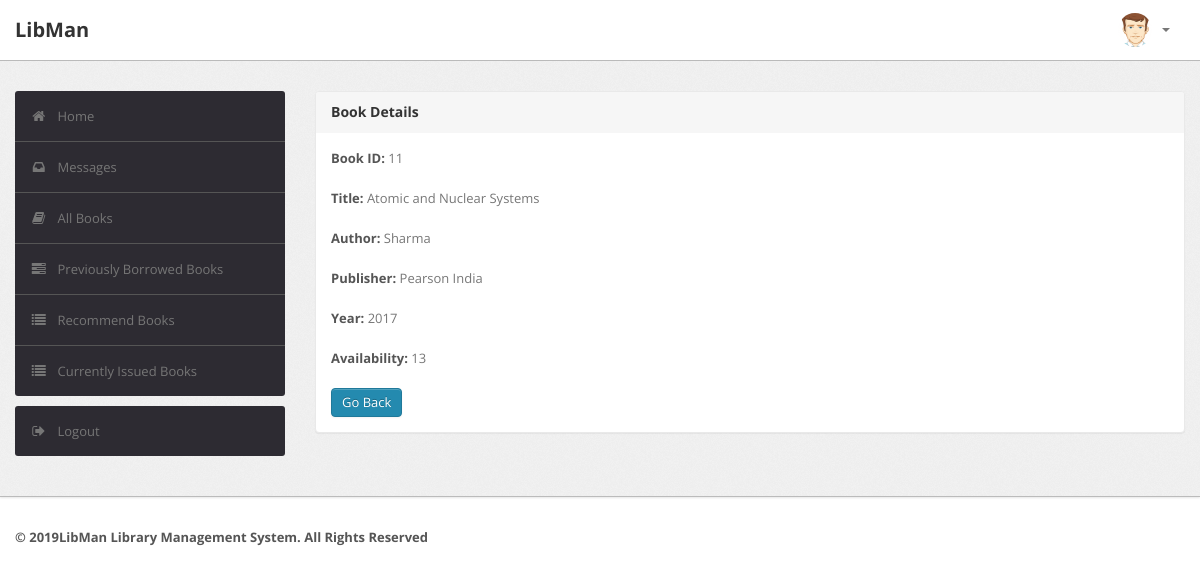
The page /student/bookdetails.php?id=11 (signed in) on the database as committed earlier.
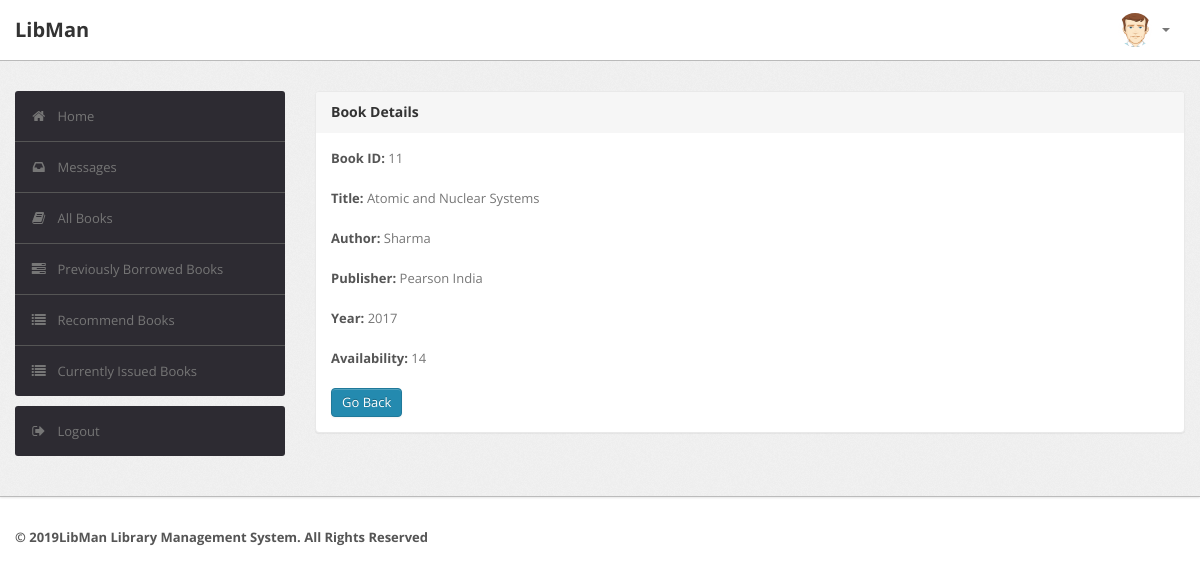
The same page on the database as committed later.
### tables this page shows
CREATE TABLE `book` (
  `BookId` int(10) NOT NULL,
  `Title` varchar(50) DEFAULT NULL,
  `Publisher` varchar(50) DEFAULT NULL,
  `Year` varchar(50) DEFAULT NULL,
  `Availability` int(5) DEFAULT NULL
);

### student/bookdetails.php (the view, shortened to what this page needs)
<?php
require('dbconn.php');
?>
<?php
if ($_SESSION['RollNo']) {
    ?>
<!DOCTYPE html>
<html lang="en">
    <head>
        <link type="text/css" href="bootstrap/css/bootstrap.min.css" rel="stylesheet">
        <link type="text/css" href="bootstrap/css/bootstrap-responsive.min.css" rel="stylesheet">
        <link type="text/css" href="css/theme.css" rel="stylesheet">
        <link type="text/css" href="images/icons/css/font-awesome.css" rel="stylesheet">
    </head>
    <body>
        <div class="navbar navbar-fixed-top">
            <div class="navbar-inner">
                <div class="container">
                        <a class="brand" href="index.php">LibMan </a>
                    <div class="nav-collapse collapse navbar-inverse-collapse">
                        <ul class="nav pull-right">
                            <li class="nav-user dropdown"><a href="#" class="dropdown-toggle" data-toggle="dropdown">
                                <img src="images/user.png" class="nav-avatar" />
                                <b class="caret"></b></a>
                            </li>
                        </ul>
                    </div>
                </div>
            </div>
        </div>
        <div class="wrapper">
            <div class="container">
                <div class="row">
                    <div class="span3">
                        <div class="sidebar">
                            <ul class="widget widget-menu unstyled">
                                <li class="active"><a href="index.php"><i class="menu-icon icon-home"></i>Home
                                </a></li>
                                 <li><a href="message.php"><i class="menu-icon icon-inbox"></i>Messages</a>
                                </li>
                                <li><a href="book.php"><i class="menu-icon icon-book"></i>All Books </a></li>
                                <li><a href="history.php"><i class="menu-icon icon-tasks"></i>Previously Borrowed Books </a></li>
                                <li><a href="recommendations.php"><i class="menu-icon icon-list"></i>Recommend Books </a></li>
                                <li><a href="current.php"><i class="menu-icon icon-list"></i>Currently Issued Books </a></li>
                            </ul>
                            <ul class="widget widget-menu unstyled">
                                <li><a href="logout.php"><i class="menu-icon icon-signout"></i>Logout </a></li>
                            </ul>
                        </div>
                    </div>
                    <div class="span9">
                        <div class="content">
                        <div class="module">
                            <div class="module-head">
                                <h3>Book Details</h3>
                            </div>
                            <div class="module-body">
                        <?php
                            $x=$_GET['id'];
                            $sql="select * from LMS.book where BookId='$x'";
                            $result=$conn->query($sql);
                            $row=$result->fetch_assoc();
                                $bookid=$row['BookId'];
                                $name=$row['Title'];
                                $publisher=$row['Publisher'];
                                $year=$row['Year'];
                                $avail=$row['Availability'];
                                echo "<b>Book ID:</b> ".$bookid."<br><br>";
                                echo "<b>Title:</b> ".$name."<br><br>";
                                $sql1="select * from LMS.author where BookId='$bookid'";
                                $result=$conn->query($sql1);
                                echo "<b>Author:</b> ";
                                while($row1=$result->fetch_assoc())
                                {
                                    echo $row1['Author']."&nbsp;";
                                }
                                echo "<br><br>";
                                echo "<b>Publisher:</b> ".$publisher."<br><br>";
                                echo "<b>Year:</b> ".$year."<br><br>";
                                echo "<b>Availability:</b> ".$avail."<br><br>";
                            ?>
                        <a href="book.php" class="btn btn-primary">Go Back</a>
                               </div>
                           </div>
                            </div>
                </div>
                </div>
                </div>
            </div>
<div class="footer">
            <div class="container">
                <b class="copyright">&copy; 2019LibMan Library Management System. All Rights Reserved
            </div>
        </div>
    </body>
</html>
<?php }
else {
    echo "<script type='text/javascript'>alert('Access Denied!!!')</script>";
} ?>

Rows that differ between the two databases and show on the page:
changed book "Atomic and Nuclear Systems": Availability "13" → "14"
